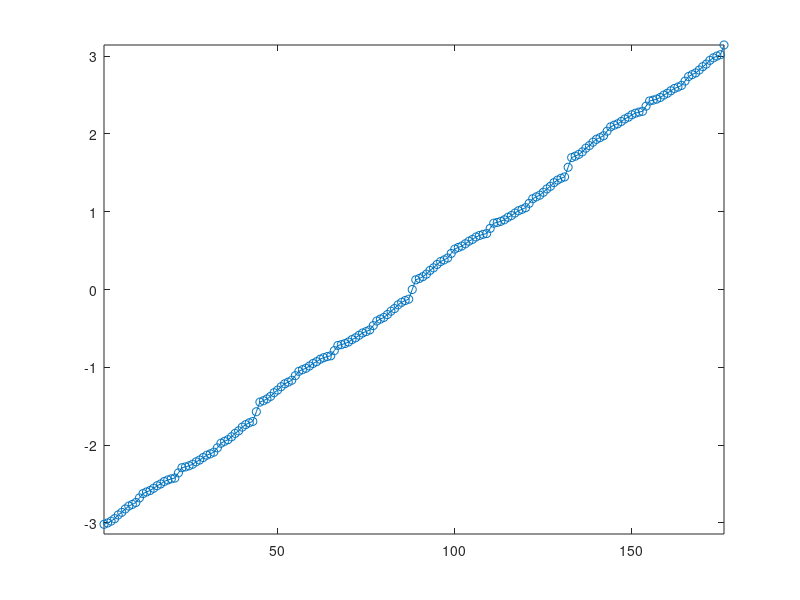
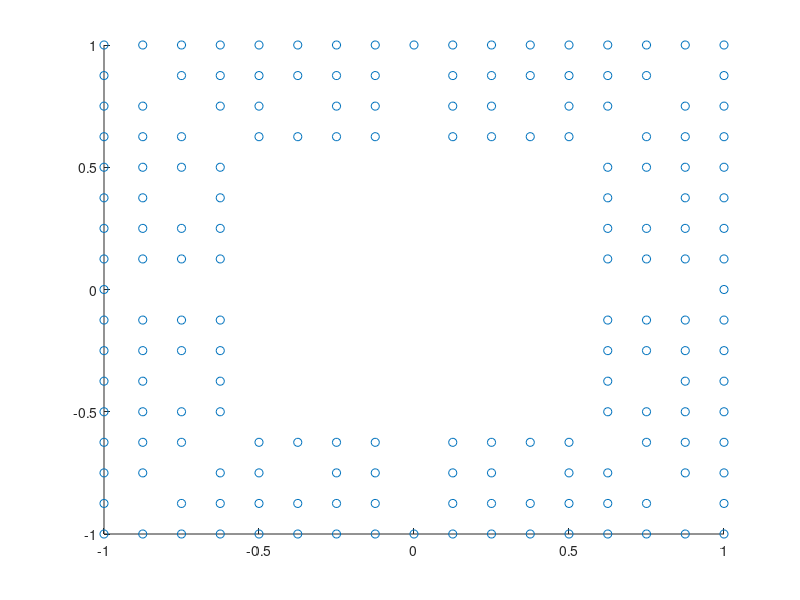
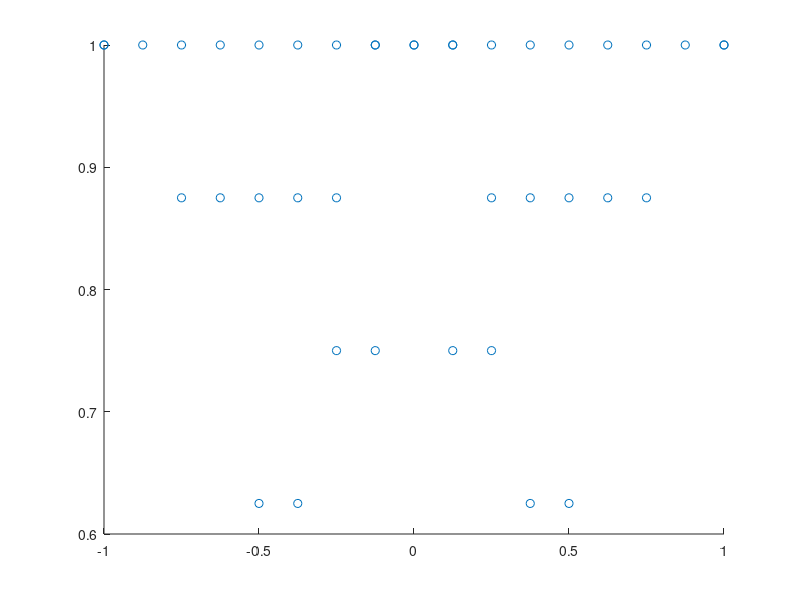
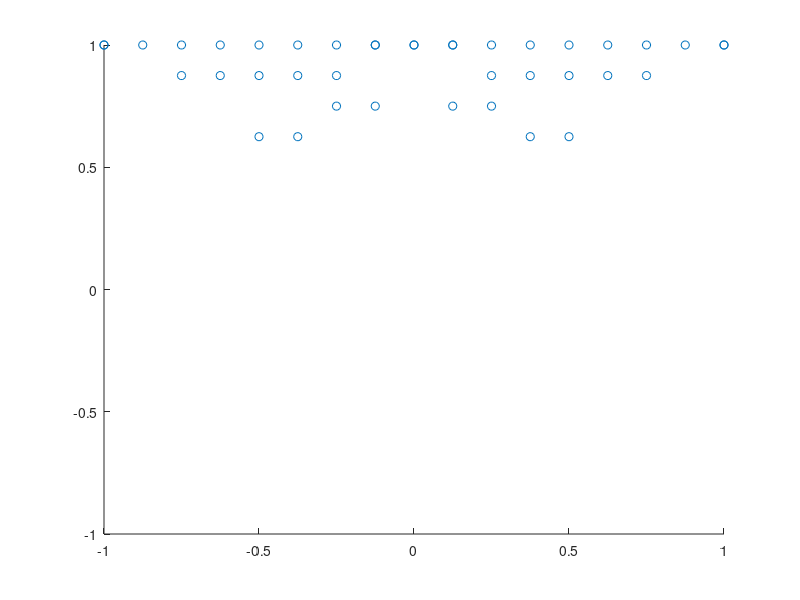

The MATLAB source for these figures, in order:
close all; clear; output_precision(16);

function vecdir = vectordirection(x)
  vecdir = acos(dot([0 1]'*ones(1,size(x,2)),x./vecnorm(x)));
  vecdir(sign(x(1,:))<0) *= -1;
endfunction

a = [
  [0 1 2 3 4 5 6 7 8] [1 2 3 4 5 6 8] [1 2 4 5 7 8] [1 2 3 4 6 7 8] [5 6 7 8] [5 7 8] [5 6 7 8] [5 6 7 8] 8;
  [8 8 8 8 8 8 8 8 8] [7 7 7 7 7 7 7] [6 6 6 6 6 6] [5 5 5 5 5 5 5] [4 4 4 4] [3 3 3] [2 2 2 2] [1 1 1 1] 0
]/8;
a = [flip([-a(1,:);a(2,:)],2) a];
a = [a flip([a(1,:);-a(2,:)],2)];
a = unique(a',"rows")';
b = vectordirection(a);
c = sort(b);
d = round(a*2^3);
figure(1); plot(c,'o-'); xlim([1 176]); ylim([-pi pi]);
figure(2); scatter(a(1,:),a(2,:));

fn = "tiledata.prg";
fopen(fn,'w');
fwrite(fn,cast(0x6000,'uint16'),'uint16',0,'l');
fwrite(fn,cast(d','int8'),'int8',0,'l');
fclose(fn);

fov = 90 * pi/180;
len = atan(fov);
stp = 40;
a2 = len*(-1:2/(stp-1):1);
b2 = [a2;ones(size(a2))];
b3 = vectordirection(b2);
[b3a,b3i] = min(abs(b3 - b'));
b4a = a(:,b3i);
figure(3); scatter(b4a(1,:),b4a(2,:));
b2a = [];
for n = 1:stp
  rz = rotz((n-1)/stp*360);
  rz = rz(1:2,1:2);
  rd = rz*b2;
  rd2 = vectordirection(rd);
  [rd3,rd3i] = min(abs(rd2 - b'));
  rd3 = a(:,rd3i);
  figure(n+3); scatter(rd3(1,:),rd3(2,:)); xlim([-1 1]); ylim([-1 1]);
  rda = [];
  rda(1:2:size(rd3,2)*2) = rd3(1,:);
  rda(2:2:size(rd3,2)*2) = rd3(2,:);
  b2a = [b2a; rda];
endfor
c2 = round(b2a*2^3);

fn = "tiledata2.prg";
fopen(fn,'w');
fwrite(fn,cast(0x6000,'uint16'),'uint16',0,'l');
fwrite(fn,cast(c2','int8'),'int8',0,'l');
fclose(fn);

tileddim = 16;
tiledsize = 256;
tiledroom = [
	1, 1, 1, 1, 1, 1, 1, 1, 0, 0, 0, 0, 0, 0, 0, 0,
	1, 0, 0, 0, 0, 0, 0, 1, 0, 0, 0, 0, 0, 0, 0, 0,
	1, 0, 0, 0, 0, 0, 0, 1, 0, 0, 0, 0, 0, 0, 0, 0,
	1, 0, 0, 1, 1, 1, 0, 1, 0, 0, 0, 0, 0, 0, 0, 0,
	1, 0, 0, 1, 0, 0, 0, 1, 0, 0, 0, 0, 0, 0, 0, 0,
	1, 0, 0, 0, 0, 0, 0, 1, 0, 0, 0, 0, 0, 0, 0, 0,
	1, 0, 0, 0, 0, 0, 0, 1, 0, 0, 0, 0, 0, 0, 0, 0,
	1, 0, 0, 1, 1, 1, 1, 1, 0, 0, 0, 0, 0, 0, 0, 0,
	0, 0, 0, 0, 0, 0, 0, 0, 0, 0, 0, 0, 0, 0, 0, 0,
	0, 0, 0, 0, 0, 0, 0, 0, 0, 0, 0, 0, 0, 0, 0, 0,
	0, 0, 0, 0, 0, 0, 0, 0, 0, 0, 0, 0, 0, 0, 0, 0,
	0, 0, 0, 0, 0, 0, 0, 0, 0, 0, 0, 0, 0, 0, 0, 0,
	0, 0, 0, 0, 0, 0, 0, 0, 0, 0, 0, 0, 0, 0, 0, 0,
	0, 0, 0, 0, 0, 0, 0, 0, 0, 0, 0, 0, 0, 0, 0, 0,
	0, 0, 0, 0, 0, 0, 0, 0, 0, 0, 0, 0, 0, 0, 0, 0,
	0, 0, 0, 0, 0, 0, 0, 0, 0, 0, 0, 0, 0, 0, 0, 0,
];
tiledroom = randi(4,tileddim,tileddim)-3;
tiledroom(tiledroom<0) = 0;

fn = "tiledroom.prg";
fopen(fn,'w');
fwrite(fn,cast(0x4000,'uint16'),'uint16',0,'l');
fwrite(fn,cast(tiledroom','uint8'),'uint8',0,'l');
fclose(fn);

tiledsdf = inf(tileddim,tileddim);
for j = 1:tileddim
  for i = 1:tileddim
    for l = 1:tileddim
      for k = 1:tileddim
        if (tiledroom(l,k)>0)
          md = sqrt((j-l)^2+(i-k)^2);
          if (md < tiledsdf(j,i))
            tiledsdf(j,i) = md;
          endif
        endif
      endfor
    endfor
  endfor
endfor
tiledsdf = floor(log2(tiledsdf));
tiledsdf(tiledsdf<0) = 0;
tiledsdf(tiledsdf>4) = 4;

fn = "tiledsdf.prg";
fopen(fn,'w');
fwrite(fn,cast(0x5000,'uint16'),'uint16',0,'l');
fwrite(fn,cast(tiledsdf','uint8'),'uint8',0,'l');
fclose(fn);
